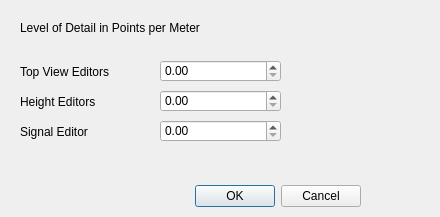
<?xml version="1.0" encoding="UTF-8"?>
<ui version="4.0">
 <class>LODSettings</class>
 <widget class="QDialog" name="LODSettings">
  <property name="geometry">
   <rect>
    <x>0</x>
    <y>0</y>
    <width>440</width>
    <height>217</height>
   </rect>
  </property>
  <property name="windowTitle">
   <string>Projection Settings</string>
  </property>
  <widget class="QDialogButtonBox" name="buttonBox">
   <property name="geometry">
    <rect>
     <x>20</x>
     <y>180</y>
     <width>341</width>
     <height>32</height>
    </rect>
   </property>
   <property name="orientation">
    <enum>Qt::Horizontal</enum>
   </property>
   <property name="standardButtons">
    <set>QDialogButtonBox::Cancel|QDialogButtonBox::Ok</set>
   </property>
  </widget>
  <widget class="QDoubleSpinBox" name="LODTopViewEditorSpin">
   <property name="geometry">
    <rect>
     <x>160</x>
     <y>60</y>
     <width>121</width>
     <height>22</height>
    </rect>
   </property>
  </widget>
  <widget class="QLabel" name="label">
   <property name="geometry">
    <rect>
     <x>20</x>
     <y>64</y>
     <width>111</width>
     <height>16</height>
    </rect>
   </property>
   <property name="text">
    <string>Top View Editors</string>
   </property>
  </widget>
  <widget class="QLabel" name="label_2">
   <property name="geometry">
    <rect>
     <x>20</x>
     <y>94</y>
     <width>91</width>
     <height>16</height>
    </rect>
   </property>
   <property name="text">
    <string>Height Editors</string>
   </property>
  </widget>
  <widget class="QDoubleSpinBox" name="LODHeightEditorSpin">
   <property name="geometry">
    <rect>
     <x>160</x>
     <y>90</y>
     <width>121</width>
     <height>22</height>
    </rect>
   </property>
  </widget>
  <widget class="QLabel" name="label_3">
   <property name="geometry">
    <rect>
     <x>20</x>
     <y>20</y>
     <width>201</width>
     <height>16</height>
    </rect>
   </property>
   <property name="text">
    <string>Level of Detail in Points per Meter</string>
   </property>
  </widget>
  <widget class="QLabel" name="label_4">
   <property name="geometry">
    <rect>
     <x>20</x>
     <y>124</y>
     <width>91</width>
     <height>16</height>
    </rect>
   </property>
   <property name="text">
    <string>Signal Editor</string>
   </property>
  </widget>
  <widget class="QDoubleSpinBox" name="LODSignalEditorSpin">
   <property name="geometry">
    <rect>
     <x>160</x>
     <y>120</y>
     <width>121</width>
     <height>22</height>
    </rect>
   </property>
  </widget>
 </widget>
 <resources/>
 <connections>
  <connection>
   <sender>buttonBox</sender>
   <signal>accepted()</signal>
   <receiver>LODSettings</receiver>
   <slot>accept()</slot>
   <hints>
    <hint type="sourcelabel">
     <x>248</x>
     <y>254</y>
    </hint>
    <hint type="destinationlabel">
     <x>157</x>
     <y>274</y>
    </hint>
   </hints>
  </connection>
  <connection>
   <sender>buttonBox</sender>
   <signal>rejected()</signal>
   <receiver>LODSettings</receiver>
   <slot>reject()</slot>
   <hints>
    <hint type="sourcelabel">
     <x>316</x>
     <y>260</y>
    </hint>
    <hint type="destinationlabel">
     <x>286</x>
     <y>274</y>
    </hint>
   </hints>
  </connection>
 </connections>
</ui>
